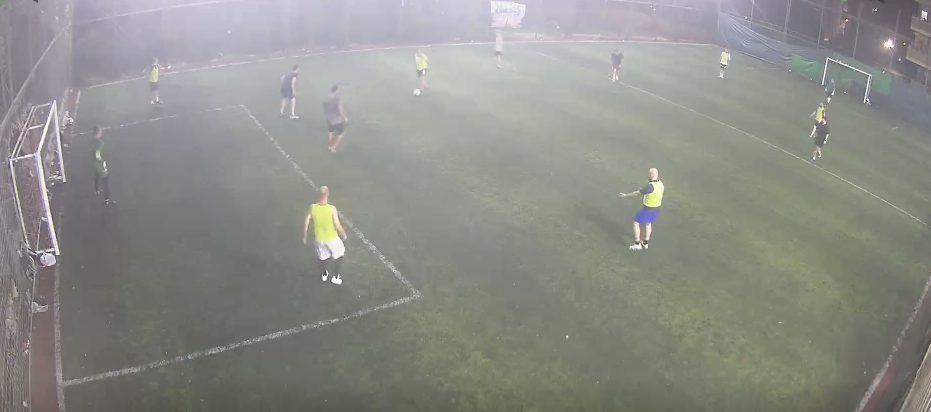
#> input picture halisaha.png, 1861 x 824 px (shown at 1/2 size)
$ python main_filter.py
#> lines starting #> are read from the running program, lines starting #| are printed output that depends on the picture; after the words box and inside, x2 and y2 are one past the last pixel; in counts of white or black regions, pixels touching at a corner belong together
import cv2
import numpy as np


######### INITIALIZING LOW AND HIGH VALUES
lower_yellow = np.array([0, 0, 130])
upper_yellow = np.array([166, 255, 255])


frame = cv2.imread("halisaha.png")
#> frame is the input picture: shape (824, 1861, 3); mean B, G, R 136.4, 142.1, 140.2

frame3 = cv2.imread("photos/mavi1.png")
frame2 = cv2.imread("photos/sari2.png")

def draw_contour(frame_1,mask):

    contours, _ = cv2.findContours(mask, cv2.RETR_EXTERNAL, cv2.CHAIN_APPROX_SIMPLE)
    if contours:
        largest_contour = max(contours, key=cv2.contourArea)
        mask = cv2.cvtColor(mask,cv2.COLOR_GRAY2BGR)
        cv2.drawContours(mask, [largest_contour], -1, (0, 0, 255), thickness=2)
        contour_with_red_line = cv2.drawContours(frame_1.copy(), [largest_contour], -1, (0, 0, 255), thickness=2)
        contour_area = cv2.contourArea(largest_contour)
        contour_with_red_line = cv2.putText(contour_with_red_line,f"{contour_area}",(20,20),cv2.FONT_HERSHEY_SIMPLEX,0.8,(255,255,255),2)
        return contour_with_red_line


while True:
    # Apply the yellow color filter
    yellow_mask = cv2.inRange(frame, lower_yellow, upper_yellow)
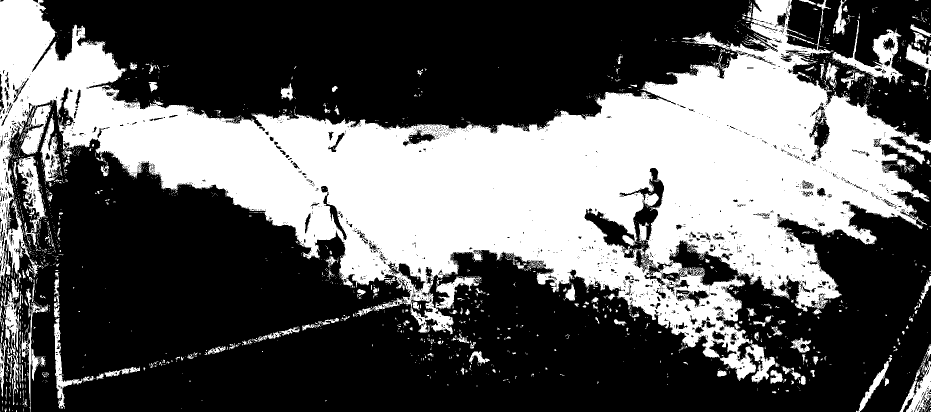
#> yellow_mask: shape (824, 1861) (shown at 1/2 size); 37.2% white; 2294 white regions (2088 under 20 px)
    filtered_frame = cv2.bitwise_and(frame, frame, mask=yellow_mask)
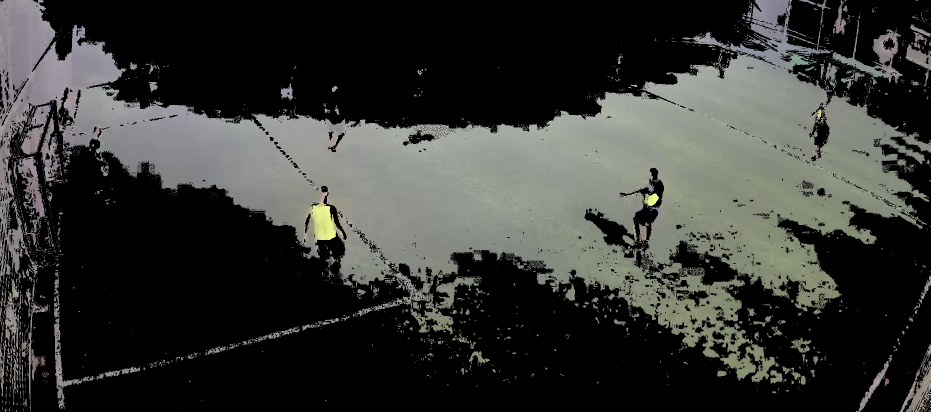
#> filtered_frame: shape (824, 1861, 3) (shown at 1/2 size); mean B, G, R 51.6, 54.8, 53.6
    stacked_frame = np.hstack((frame, cv2.cvtColor(yellow_mask,cv2.COLOR_GRAY2BGR ),draw_contour(frame,yellow_mask)))
#> in draw_contour, `contours, _ = cv2.findContours(mask, cv2.RETR_EXTERNAL, cv2.CHAIN_APPR..`: contours = 2138 contours, 2009 with area under 20; largest, box (x1, y1, x2, y2) and area: (0, 0, 1861, 767) 544178, (1665, 40, 1806, 170) 4728, (33, 312, 92, 497) 3352, (41, 209, 103, 309) 2520, (1799, 722, 1861, 824) 2502
#> in draw_contour, `largest_contour = max(contours, key=cv2.contourArea)`: largest_contour = contour of 11785 points, box (x1, y1, x2, y2) (0, 0, 1861, 767), area 544178
#> in draw_contour, `mask = cv2.cvtColor(mask,cv2.COLOR_GRAY2BGR)`: mask: shape (824, 1861, 3); 37.2% white; 2294 white regions (2088 under 20 px), largest, box (x1, y1, x2, y2) and area: (0, 0, 1861, 767) 519901, (1665, 40, 1806, 170) 4543, (33, 312, 92, 497) 3438
#> in draw_contour, `cv2.drawContours(mask, [largest_contour], -1, (0, 0, 255), thickness=2)`:
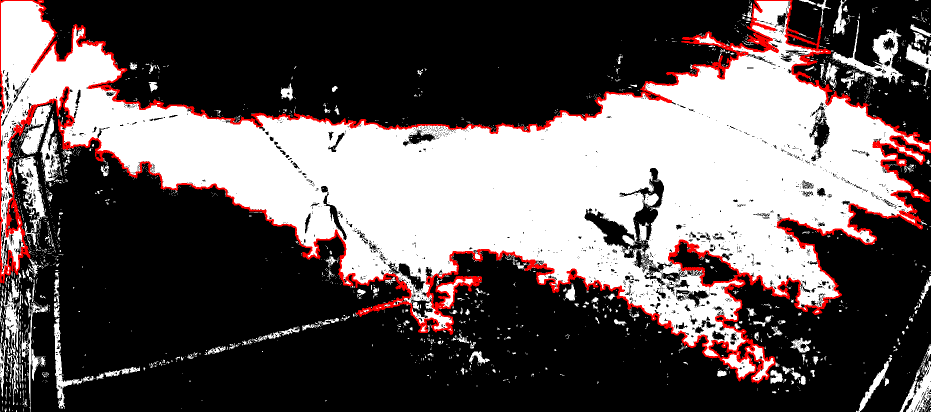
#> mask: shape (824, 1861, 3) (shown at 1/2 size); mean B, G, R 89.2, 89.2, 98.6
#> in draw_contour, `contour_with_red_line = cv2.drawContours(frame_1.copy(), [largest_cont..`:
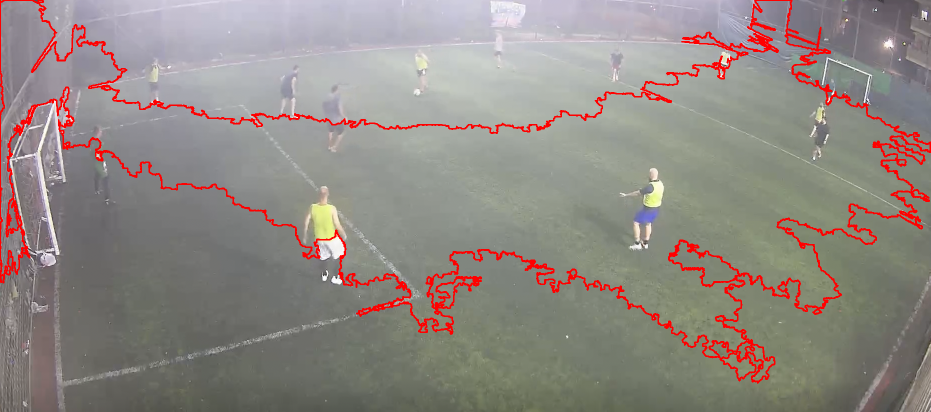
#> contour_with_red_line: shape (824, 1861, 3) (shown at 1/2 size); mean B, G, R 131.3, 136.8, 144.4
#> in draw_contour, `contour_area = cv2.contourArea(largest_contour)`: contour_area = 544178.5
#> in draw_contour, `contour_with_red_line = cv2.putText(contour_with_red_line,f"{contour_a..`:
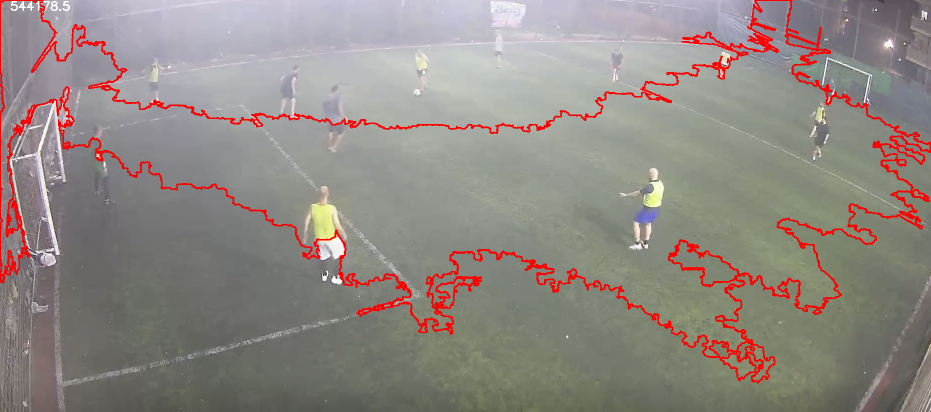
#> contour_with_red_line: shape (824, 1861, 3) (shown at 1/2 size); 0.06% of pixels changed, all inside (x1, y1, x2, y2) = (21, 2, 140, 22)
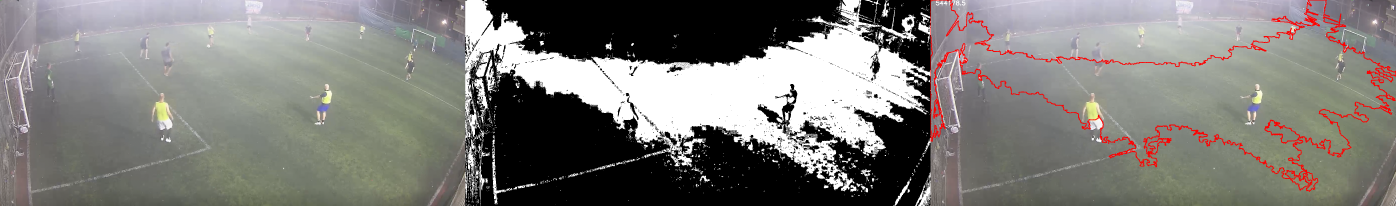
#> stacked_frame: shape (824, 5583, 3) (shown at 1/4 size); mean B, G, R 120.9, 124.6, 126.5
    ############## MAIN ##########

    #########################################
#> (the run stopped early here; a loop or call above may not have finished)
